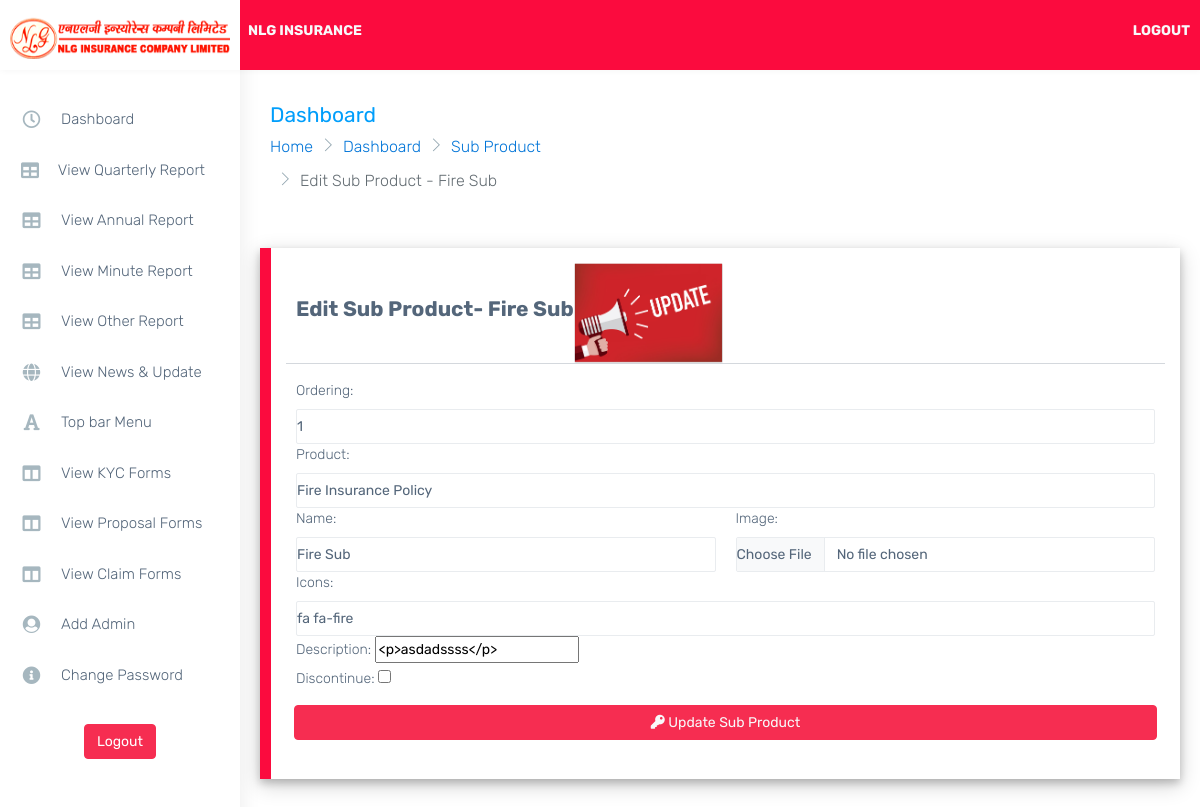
The app's page /editSubProduct/5 with its own data.
### landing/models.py (models this page shows, shortened)
class Sub_product(models.Model):
    ordering = models.IntegerField()
    product = models.ForeignKey(Product, related_name="sub_product", on_delete=models.CASCADE)
    name = models.CharField(max_length=200)
    image = models.ImageField(upload_to = "products/",null = True, blank = True)
    description = RichTextUploadingField(null = True, blank = True)
    discontinue = models.BooleanField(default=False)
    icons = models.CharField(max_length=20, null = True, blank=True)
    hide = models.BooleanField(default=False)
    objects = models.Manager()

### manager/views.py (the view)
# urls.py: path('editSubProduct/<int:id>', views.editSubProduct, name = "editSubProduct"),
def editSubProduct(request, id):
    form = SubProductFrom()
    bod = Sub_product.objects.get(id = id)
    form.fields['product'].initial = bod.product
    form.fields['name'].initial = bod.name
    form.fields['description'].initial = bod.description
    form.fields['discontinue'].initial = bod.discontinue
    form.fields['icons'].initial = bod.icons
    form.fields['ordering'].initial = bod.ordering
    dist = {
        'form':form,
        'bod':bod,
    }
    if request.method == 'POST':
        bod.name = request.POST['name']
        bod.description = request.POST['description']
        bod.icons = request.POST['icons']
        bod.ordering = request.POST['ordering']
        bod.product = Product.objects.get(id = request.POST['product'])
        continues = request.POST.get('discontinue', False)
        if continues == 'on':
            bod.discontinue = True
        else:
            bod.discontinue = False
        try:
            bod.image = request.FILES['image']
        except:
            pass
        bod.save()
        messages.success(request, "Sub Product Edited Succesfully")
        return HttpResponseRedirect(reverse('manager:editSubProduct', args=[bod.id]))
    else:
        return render(request, 'manager/editSubProduct.html',dist )

### manager/forms.py
class SubProductFrom(forms.ModelForm):
    class Meta:
        model = Sub_product
        fields = ('__all__')
        widgets = {
            'ordering':forms.NumberInput(attrs={'class':'form-control ps-0 form-control-line'}),
            'name': forms.TextInput(attrs={'class':'form-control ps-0 form-control-line','placeholder':"Name of the Product"}),
            'image':forms.FileInput(attrs={'class':'form-control ps-0 form-control-line'}),
            'product': forms.Select(attrs={'class':'form-control ps-0 form-control-line'}),
            'description': CKEditorUploadingWidget(),
            'discontinue': forms.CheckboxInput(),
            'icons': forms.TextInput(attrs={'class':'form-control ps-0 form-control-line','placeholder':"fa fa-motorcycle"}),
        }

### landing/models.py (called while the page is built)
    def __str__(self):
        return self.name

### templates/manager/editSubProduct.html (shortened to what this page needs)
{% extends "manager/dashboard.html" %}
{% block inner %}
<div class="page-breadcrumb">
    <div class="row align-items-center">
        <div class="col-md-6 col-8 align-self-center">
            <h3 class="page-title mb-0 p-0">Dashboard</h3>
            <div class="d-flex align-items-center">
                <nav aria-label="breadcrumb">
                    <ol class="breadcrumb">
                        <li class="breadcrumb-item"><a href="{%url 'landing:landing'%}">Home</a></li>
                        <li class="breadcrumb-item"><a href="{%url 'manager:dashboard'%}">Dashboard</a></li>
                        <li class="breadcrumb-item"><a href="{%url 'manager:subProduct'%}">Sub Product</a></li>
                        <li class="breadcrumb-item active" aria-current="page">Edit Sub Product - {{bod.name}}</li>
                    </ol>
                </nav>
            </div>
        </div>
    </div>
</div>
<form action="" method="post" style="width: 100%; padding: 30px;" enctype="multipart/form-data">
    <div class="row  formbox" >
        <div style="
                    display: flex;
                    align-items: center;">
            <h3>Edit Sub Product- {{bod.name}}</h3>
            {%if bod.image%}
            <img src="{{bod.image.url}}" alt="{{bod.name}}" srcset="" style="height: 100px; width: auto;">
            {%endif%}
        </div>
        <hr>
        <div class="col-12">
            {{form.ordering.label_tag}}
            {{form.ordering}}
        </div>
        <div class="col-12">
            {{form.product.label_tag}}
            {{form.product}}
        </div>
        <div class="col-6">
            {{form.name.label_tag}}
            {{form.name}}
        </div>
        <div class="col-6">
            {{form.image.label_tag}}
            {{form.image}}
        </div>
        <div class="col-12">
            {{form.icons.label_tag}}
            {{form.icons}}
        </div>
        <div class="col-12">
            {{form.description.label_tag}}
            {{form.description}}
        </div>
        <div class="col-12">
            {{form.discontinue.label_tag}}
            {{form.discontinue}}
        </div>
        <br>
        <div class="p-2 d-grid">
            <button class="btn btn-danger btn-block text-light mb-3" id="submit"> <i class="fa fa-key"></i> Update Sub Product</button>
        </div>
    </div>
</form>
<br>
{% endblock inner %}

### templates/manager/dashboard.html (style rules this page uses)
.formbox { background-color: white; padding: 15px; box-shadow: 0 4px 8px 0 rgb(0 0 0 / 20%), 0 6px 20px 0 rgb(0 0 0 / 19%)!important; }
.formbox { border-left: 11px solid #fb0b3e; }
*::placeholder { color: rgb(219, 219, 219)!important; padding-left: 3px; }

### templates/manager/editSubProduct.html (style rules this page uses)
.form-control { width: 100%; }

### records on screen
Sub_product: name "Fire Sub", image (picture), ordering "1", product "Fire Insurance Policy", icons "fa fa-fire", description "<p>asdadssss</p>"
